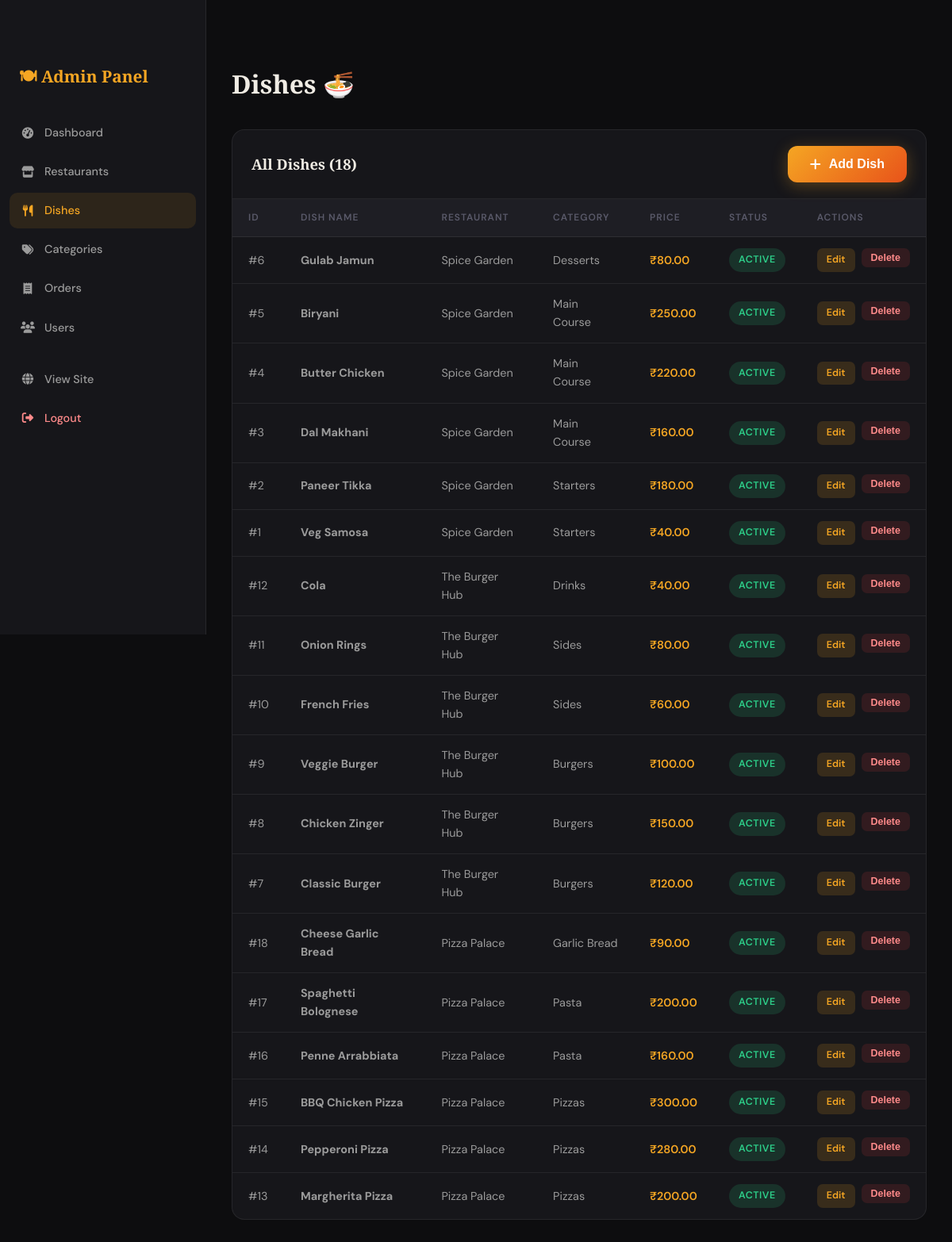
Screenshot of /admin/dishes.php (signed in) with the database file from the repository.
### tables this page shows
CREATE TABLE IF NOT EXISTS dishes (
    dish_id INT AUTO_INCREMENT PRIMARY KEY,
    dish_name VARCHAR(150) NOT NULL,
    description TEXT,
    price DECIMAL(10,2) NOT NULL,
    image VARCHAR(255) DEFAULT 'default.jpg',
    category_id INT,
    restaurant_id INT,
    status TINYINT(1) DEFAULT 1,
    created_at DATETIME DEFAULT CURRENT_TIMESTAMP,
    FOREIGN KEY (category_id) REFERENCES categories(category_id) ON DELETE SET NULL,
    FOREIGN KEY (restaurant_id) REFERENCES restaurants(restaurant_id) ON DELETE CASCADE
);

CREATE TABLE IF NOT EXISTS restaurants (
    restaurant_id INT AUTO_INCREMENT PRIMARY KEY,
    restaurant_name VARCHAR(150) NOT NULL,
    address TEXT,
    phone VARCHAR(20),
    image VARCHAR(255) DEFAULT 'default.jpg',
    status TINYINT(1) DEFAULT 1,
    created_at DATETIME DEFAULT CURRENT_TIMESTAMP
);

CREATE TABLE IF NOT EXISTS categories (
    category_id INT AUTO_INCREMENT PRIMARY KEY,
    category_name VARCHAR(100) NOT NULL,
    restaurant_id INT,
    FOREIGN KEY (restaurant_id) REFERENCES restaurants(restaurant_id) ON DELETE CASCADE
);

### admin/dishes.php (the view, shortened to what this page needs)
<?php
require_once '../connect.php';
$dishes = $pdo->query("
    SELECT d.*, c.category_name, r.restaurant_name
    FROM dishes d
    LEFT JOIN categories c ON d.category_id = c.category_id
    LEFT JOIN restaurants r ON d.restaurant_id = r.restaurant_id
    ORDER BY d.restaurant_id, d.dish_id DESC
")->fetchAll();
?>
<!DOCTYPE html>
<html lang="en">
<head>
    <link rel="stylesheet" href="https://cdnjs.cloudflare.com/ajax/libs/font-awesome/6.5.0/css/all.min.css">
    <link rel="stylesheet" href="../css/style.css">
</head>
<body>
<div class="admin-sidebar">
    <div class="admin-logo">🍽 Admin Panel</div>
    <nav class="admin-nav">
        <a href="index.php" class="admin-nav-item"><i class="fas fa-tachometer-alt"></i> Dashboard</a>
        <a href="restaurants.php" class="admin-nav-item"><i class="fas fa-store"></i> Restaurants</a>
        <a href="dishes.php" class="admin-nav-item active"><i class="fas fa-utensils"></i> Dishes</a>
        <a href="categories.php" class="admin-nav-item"><i class="fas fa-tags"></i> Categories</a>
        <a href="orders.php" class="admin-nav-item"><i class="fas fa-receipt"></i> Orders</a>
        <a href="users.php" class="admin-nav-item"><i class="fas fa-users"></i> Users</a>
        <a href="../index.php" class="admin-nav-item" style="margin-top:20px;"><i class="fas fa-globe"></i> View Site</a>
        <a href="../logout.php" class="admin-nav-item" style="color:#ff8a8a;"><i class="fas fa-sign-out-alt"></i> Logout</a>
    </nav>
</div>
<div class="admin-main">
    <div class="admin-page-title">Dishes 🍜</div>
    <div class="data-table">
        <div class="table-header">
            <h3>All Dishes (<?= count($dishes) ?>)</h3>
            <button class="btn-primary" onclick="openModal('addModal')"><i class="fas fa-plus"></i> Add Dish</button>
        </div>
        <div style="overflow-x:auto;">
            <table>
                <thead>
                    <tr>
                        <th>ID</th>
                        <th>Dish Name</th>
                        <th>Restaurant</th>
                        <th>Category</th>
                        <th>Price</th>
                        <th>Status</th>
                        <th>Actions</th>
                    </tr>
                </thead>
                <tbody>
                    <?php foreach($dishes as $d): ?>
                    <tr>
                        <td>#<?= $d['dish_id'] ?></td>
                        <td><strong><?= htmlspecialchars($d['dish_name']) ?></strong></td>
                        <td><?= htmlspecialchars($d['restaurant_name'] ?? '–') ?></td>
                        <td><?= htmlspecialchars($d['category_name'] ?? '–') ?></td>
                        <td style="color:var(--accent); font-weight:600;">₹<?= number_format($d['price'], 2) ?></td>
                        <td>
                            <span class="status-badge <?= $d['status'] ? 'status-delivered' : 'status-cancelled' ?>">
                                <?= $d['status'] ? 'Active' : 'Hidden' ?>
                            </span>
                        </td>
                        <td>
                            <div class="action-btns">
                                <a href="?edit=<?= $d['dish_id'] ?>" class="btn-edit">Edit</a>
                                <form method="POST" style="display:inline;" onsubmit="return confirm('Delete this dish?')">
                                    <button type="submit" class="btn-del">Delete</button>
                                </form>
                            </div>
                        </td>
                    </tr>
                    <?php endforeach; ?>
                </tbody>
            </table>
        </div>
    </div>
</div>
</body>
</html>

### css/style.css (style rules this page uses)
:root { --bg-dark: #0d0d0f; --bg-card: #16161a; --bg-elevated: #1e1e24; --accent: #f5a623; --accent-warm: #e8531a; --accent-green: #2dce89; --text-primary: #f0ece4; --text-secondary: #9b9b9b; --text-muted: #5a5a6a; --border: rgba(255,255,255,0.07); --border-hover: rgba(245,166,35,0.4); --shadow: 0 8px 40px rgba(0,0,0,0.5); --shadow-glow: 0 0 30px rgba(245,166,35,0.15); --radius: 16px; --radius-sm: 10px; --font-display: 'Playfair Display', Georgia, serif; --font-body: 'DM Sans', sans-serif; --transition: all 0.3s cubic-bezier(0.4, 0, 0.2, 1); }
*, *::before, *::after { box-sizing: border-box; margin: 0; padding: 0; }
html { scroll-behavior: smooth; }
body { font-family: var(--font-body); background: var(--bg-dark); color: var(--text-primary); line-height: 1.6; overflow-x: hidden; }
a { text-decoration: none; color: inherit; }
.btn-primary { display: inline-flex; align-items: center; gap: 10px; background: linear-gradient(135deg, var(--accent), var(--accent-warm)); color: #fff; font-weight: 700; font-size: 1rem; padding: 14px 28px; border-radius: 12px; transition: var(--transition); box-shadow: 0 4px 20px rgba(245,166,35,0.3); border: none; cursor: pointer; }
.status-badge { display: inline-flex; align-items: center; gap: 6px; padding: 5px 12px; border-radius: 100px; font-size: 0.78rem; font-weight: 600; text-transform: uppercase; letter-spacing: 0.5px; }
.status-delivered { background: rgba(45,206,137,0.15); color: var(--accent-green); }
.admin-sidebar { background: var(--bg-card); border-right: 1px solid var(--border); padding: 80px 0 40px; position: fixed; top: 0; left: 0; width: 260px; height: 100vh; overflow-y: auto; }
.admin-logo { padding: 0 24px 32px; font-family: var(--font-display); font-size: 1.3rem; font-weight: 700; color: var(--accent); }
.admin-nav { padding: 0 12px; }
.admin-nav-item { display: flex; align-items: center; gap: 12px; padding: 11px 14px; border-radius: 10px; color: var(--text-secondary); font-size: 0.9rem; font-weight: 500; transition: var(--transition); margin-bottom: 4px; }
.admin-nav-item:hover, .admin-nav-item.active { background: rgba(245,166,35,0.1); color: var(--accent); }
.admin-nav-item i { width: 18px; text-align: center; }
.admin-main { margin-left: 260px; padding: 80px 32px 40px; }
.admin-page-title { font-family: var(--font-display); font-size: 2rem; font-weight: 700; margin-bottom: 32px; }
.data-table { background: var(--bg-card); border: 1px solid var(--border); border-radius: var(--radius); overflow: hidden; }
.table-header { display: flex; align-items: center; justify-content: space-between; padding: 20px 24px; border-bottom: 1px solid var(--border); flex-wrap: wrap; gap: 12px; }
.table-header h3 { font-family: var(--font-display); font-size: 1.15rem; font-weight: 700; }
table { width: 100%; border-collapse: collapse; }
th { padding: 14px 20px; text-align: left; font-size: 0.75rem; text-transform: uppercase; letter-spacing: 1px; color: var(--text-muted); font-weight: 600; background: var(--bg-elevated); }
td { padding: 14px 20px; font-size: 0.9rem; border-top: 1px solid var(--border); color: var(--text-secondary); }
.action-btns { display: flex; gap: 8px; }
.btn-edit, .btn-del { padding: 5px 12px; border-radius: 7px; font-size: 0.78rem; font-weight: 600; border: none; cursor: pointer; transition: var(--transition); }
.btn-edit { background: rgba(245,166,35,0.15); color: var(--accent); }
.btn-del { background: rgba(255,68,68,0.12); color: #ff8a8a; }

### rows the page displays
dishes: dish_id "6", dish_name "Gulab Jamun", restaurant.restaurant_name "Spice Garden", category.category_name "Desserts", price "80.00", status "ACTIVE"
dishes: dish_id "5", dish_name "Biryani", restaurant.restaurant_name "Spice Garden", category.category_name "Main Course", price "250.00", status "ACTIVE"
dishes: dish_id "4", dish_name "Butter Chicken", restaurant.restaurant_name "Spice Garden", category.category_name "Main Course", price "220.00", status "ACTIVE"
dishes: dish_id "3", dish_name "Dal Makhani", restaurant.restaurant_name "Spice Garden", category.category_name "Main Course", price "160.00", status "ACTIVE"
dishes: dish_id "2", dish_name "Paneer Tikka", restaurant.restaurant_name "Spice Garden", category.category_name "Starters", price "180.00", status "ACTIVE"
dishes: dish_id "1", dish_name "Veg Samosa", restaurant.restaurant_name "Spice Garden", category.category_name "Starters", price "40.00", status "ACTIVE"
dishes: dish_id "12", dish_name "Cola", restaurant.restaurant_name "The Burger Hub", category.category_name "Drinks", price "40.00", status "ACTIVE"
dishes: dish_id "11", dish_name "Onion Rings", restaurant.restaurant_name "The Burger Hub", category.category_name "Sides", price "80.00", status "ACTIVE"
dishes: dish_id "10", dish_name "French Fries", restaurant.restaurant_name "The Burger Hub", category.category_name "Sides", price "60.00", status "ACTIVE"
dishes: dish_id "9", dish_name "Veggie Burger", restaurant.restaurant_name "The Burger Hub", category.category_name "Burgers", price "100.00", status "ACTIVE"
dishes: dish_id "8", dish_name "Chicken Zinger", restaurant.restaurant_name "The Burger Hub", category.category_name "Burgers", price "150.00", status "ACTIVE"
dishes: dish_id "7", dish_name "Classic Burger", restaurant.restaurant_name "The Burger Hub", category.category_name "Burgers", price "120.00", status "ACTIVE"
dishes: dish_id "18", dish_name "Cheese Garlic Bread", restaurant.restaurant_name "Pizza Palace", category.category_name "Garlic Bread", price "90.00", status "ACTIVE"
dishes: dish_id "17", dish_name "Spaghetti Bolognese", restaurant.restaurant_name "Pizza Palace", category.category_name "Pasta", price "200.00", status "ACTIVE"
dishes: dish_id "16", dish_name "Penne Arrabbiata", restaurant.restaurant_name "Pizza Palace", category.category_name "Pasta", price "160.00", status "ACTIVE"
dishes: dish_id "15", dish_name "BBQ Chicken Pizza", restaurant.restaurant_name "Pizza Palace", category.category_name "Pizzas", price "300.00", status "ACTIVE"
dishes: dish_id "14", dish_name "Pepperoni Pizza", restaurant.restaurant_name "Pizza Palace", category.category_name "Pizzas", price "280.00", status "ACTIVE"
dishes: dish_id "13", dish_name "Margherita Pizza", restaurant.restaurant_name "Pizza Palace", category.category_name "Pizzas", price "200.00", status "ACTIVE"

### other values shown
count($dishes) "18"
